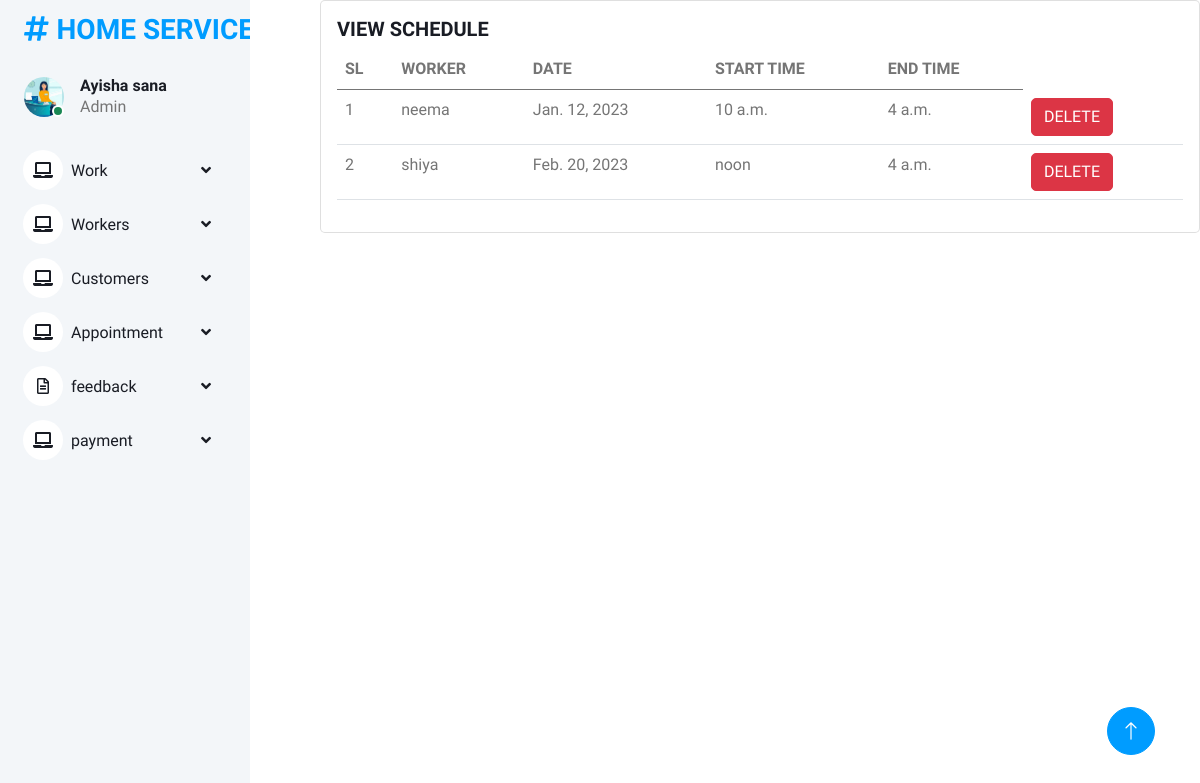
Screenshot of /view_schedule with the database file from the repository.
### onlinehomeservice_app/models.py (models this page shows)
class Schedule_add(models.Model):
    worker = models.ForeignKey(register,on_delete=models.CASCADE)
    date = models.DateField()
    start_time = models.TimeField()
    end_time = models.TimeField()

class register(models.Model):
    user=models.ForeignKey(Login,on_delete=models.CASCADE)
    name = models.CharField(max_length=100)
    profile_pic= models.FileField(upload_to='profilepic/')
    address = models.CharField(max_length=40)
    mobile = models.CharField(max_length=20,null=False)
    email = models.EmailField()
    work_type = models.ForeignKey(work,on_delete=models.CASCADE)
    def __str__(self):
        return self.name

### onlinehomeservice_app/views.py (the view)
# urls.py: path("view_schedule", views.view_schedule, name="view_schedule"),
def view_schedule(request):
    data = Schedule_add.objects.all()
    print(data)
    return render(request,"admin/view_schedule.html",{"data":data})

### templates/admin/view_schedule.html (shortened to what this page needs)
{% extends "admin/admin base.html" %}
{% block content %}
<div class="card" style="width: 55rem;">
  <div class="card-body">
    <h5 class="card-title">VIEW SCHEDULE</h5>
 <table class="table">
  <thead>
    <tr>
        <th scope="col">SL</th>
        <th scope="col">WORKER</th>
      <th scope="col">DATE</th>
      <th scope="col">START TIME</th>
      <th scope="col">END TIME</th>
    </tr>
  </thead>
       <tbody>
  {% for n in data %}
  <tr>
    <td>{{forloop.counter}}</td>
    <td>{{n.worker}}</td>
      <td>{{n.date}}</td>
    <td>{{n.start_time}}</td>
      <td>{{n.end_time}}</td>
      <td><a href="{% url 'delete_schedule' n.id %}" class="btn btn-danger">DELETE</a></td>
      {% empty %}
  </tr>
      <tr>
      <td colspan="7"><h3>No Results Found</h3></td>
      </tr>
            {% endfor %}
  </tbody>
 </table>
{% endblock %}

### static/assets1/css/style.css (style rules this page uses)
:root { --primary: #009CFF; --light: #F3F6F9; --dark: #191C24; }
.btn { transition: .5s; }

### rows the page displays
Schedule_add: worker "neema", date "Jan. 12, 2023", start_time "10 a.m.", end_time "4 a.m."
Schedule_add: worker "shiya", date "Feb. 20, 2023", start_time "noon", end_time "4 a.m."
